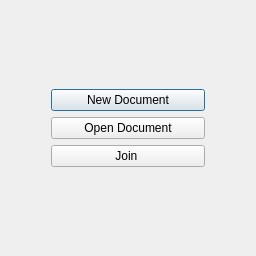
<?xml version="1.0" encoding="UTF-8"?>
<ui version="4.0">
 <class>MainMenu</class>
 <widget class="QDialog" name="MainMenu">
  <property name="geometry">
   <rect>
    <x>0</x>
    <y>0</y>
    <width>256</width>
    <height>256</height>
   </rect>
  </property>
  <property name="sizePolicy">
   <sizepolicy hsizetype="Fixed" vsizetype="Fixed">
    <horstretch>0</horstretch>
    <verstretch>0</verstretch>
   </sizepolicy>
  </property>
  <property name="minimumSize">
   <size>
    <width>256</width>
    <height>256</height>
   </size>
  </property>
  <property name="maximumSize">
   <size>
    <width>256</width>
    <height>256</height>
   </size>
  </property>
  <property name="windowTitle">
   <string>Dialog</string>
  </property>
  <layout class="QGridLayout" name="gridLayout_2">
   <item row="0" column="0">
    <layout class="QGridLayout" name="gridLayout">
     <item row="0" column="0">
      <layout class="QVBoxLayout" name="verticalLayout">
       <item>
        <layout class="QHBoxLayout" name="horizontalLayout">
         <item>
          <spacer name="horizontalSpacer">
           <property name="orientation">
            <enum>Qt::Horizontal</enum>
           </property>
           <property name="sizeType">
            <enum>QSizePolicy::Fixed</enum>
           </property>
           <property name="sizeHint" stdset="0">
            <size>
             <width>40</width>
             <height>20</height>
            </size>
           </property>
          </spacer>
         </item>
         <item>
          <widget class="QPushButton" name="pushButton_newDocument">
           <property name="text">
            <string>New Document</string>
           </property>
          </widget>
         </item>
         <item>
          <spacer name="horizontalSpacer_2">
           <property name="orientation">
            <enum>Qt::Horizontal</enum>
           </property>
           <property name="sizeType">
            <enum>QSizePolicy::Fixed</enum>
           </property>
           <property name="sizeHint" stdset="0">
            <size>
             <width>40</width>
             <height>20</height>
            </size>
           </property>
          </spacer>
         </item>
        </layout>
       </item>
       <item>
        <layout class="QHBoxLayout" name="horizontalLayout_2">
         <item>
          <spacer name="horizontalSpacer_3">
           <property name="orientation">
            <enum>Qt::Horizontal</enum>
           </property>
           <property name="sizeType">
            <enum>QSizePolicy::Fixed</enum>
           </property>
           <property name="sizeHint" stdset="0">
            <size>
             <width>40</width>
             <height>20</height>
            </size>
           </property>
          </spacer>
         </item>
         <item>
          <widget class="QPushButton" name="pushButton_openDocument">
           <property name="text">
            <string>Open Document</string>
           </property>
          </widget>
         </item>
         <item>
          <spacer name="horizontalSpacer_4">
           <property name="orientation">
            <enum>Qt::Horizontal</enum>
           </property>
           <property name="sizeType">
            <enum>QSizePolicy::Fixed</enum>
           </property>
           <property name="sizeHint" stdset="0">
            <size>
             <width>40</width>
             <height>20</height>
            </size>
           </property>
          </spacer>
         </item>
        </layout>
       </item>
       <item>
        <layout class="QHBoxLayout" name="horizontalLayout_3">
         <item>
          <spacer name="horizontalSpacer_5">
           <property name="orientation">
            <enum>Qt::Horizontal</enum>
           </property>
           <property name="sizeType">
            <enum>QSizePolicy::Fixed</enum>
           </property>
           <property name="sizeHint" stdset="0">
            <size>
             <width>40</width>
             <height>20</height>
            </size>
           </property>
          </spacer>
         </item>
         <item>
          <widget class="QPushButton" name="pushButton_join">
           <property name="text">
            <string>Join </string>
           </property>
          </widget>
         </item>
         <item>
          <spacer name="horizontalSpacer_6">
           <property name="orientation">
            <enum>Qt::Horizontal</enum>
           </property>
           <property name="sizeType">
            <enum>QSizePolicy::Fixed</enum>
           </property>
           <property name="sizeHint" stdset="0">
            <size>
             <width>40</width>
             <height>20</height>
            </size>
           </property>
          </spacer>
         </item>
        </layout>
       </item>
      </layout>
     </item>
    </layout>
   </item>
  </layout>
 </widget>
 <resources/>
 <connections/>
</ui>
